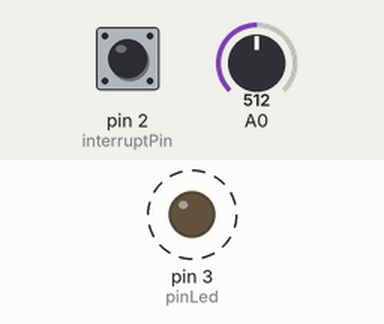
A sketch run on a simulated Arduino Uno, built with avr-gcc and run on an emulated ATmega328P. Shown: output pins drawn as LEDs (lit = HIGH). Dashed ring = blinking. The test bench sets the inputs (shaded band); at power-on: pin 2 (interruptPin) HIGH, A0 = 512. What the sketch prints to the serial monitor is not drawn.

Above: at 0.2 s.
Timing chart, 0 to 3.0 s (numbered marks = the images above):
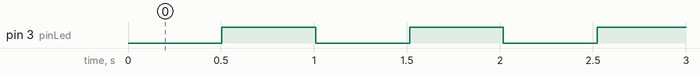

Measured:
- by itself, pin 3 (pinLed): alternates HIGH for 0.50 s and LOW for 0.50 s

The sketch:

sketch_dec03a.2.ino
```cpp
unsigned int periodo = 500;
unsigned long tempoAnterior = 0;

byte pinLed = 3;
const byte interruptPin = 2;
volatile boolean  estadoLed = LOW;
void desligaAlarme();

void setup() {
  Serial.begin(9600);
  pinMode(interruptPin, INPUT_PULLUP);
  pinMode(pinLed, OUTPUT);
  digitalWrite(pinLed, estadoLed);
  attachInterrupt(digitalPinToInterrupt(interruptPin), desligaAlarme, FALLING);
}

void loop() {
  //Serial.println(contPulso);
  int val = analogRead(A0);
  Serial.println(val);


    Blink();

 }

 void desligaAlarme(){
  estadoLed = LOW;
  }

  void Blink(){
  if((millis() - tempoAnterior) > periodo){
    estadoLed = !estadoLed;
    digitalWrite(pinLed, estadoLed);
    tempoAnterior = millis();
    }

  }
```
